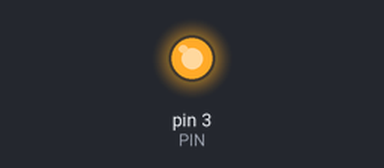
The sketch below on a simulated Arduino Uno, built with avr-gcc and run on an emulated ATmega328P. On the bench: output pins drawn as LEDs (lit = HIGH).

Above: at 0.1 s.
At 1.5 s:
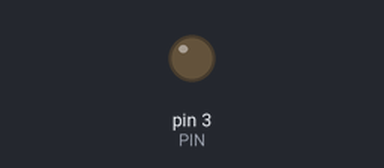
Timing chart, 0 to 3.0 s (numbered marks = the images above):
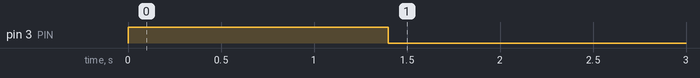

The sketch:

sketch_jul06a-pump-simple.ino
```cpp
const int PIN = 3;

void setup() {
  // put your setup code here, to run once:
  pinMode(PIN, OUTPUT);
}

void loop() {
  // put your main code here, to run repeatedly:
  digitalWrite(PIN, HIGH);
  delay(1400);
  digitalWrite(PIN, 0);
  delay(600000);
}
```

Measured:
- by itself, pin 3 (PIN): LOW → HIGH at 0.00 s, → LOW 1.4 s later
